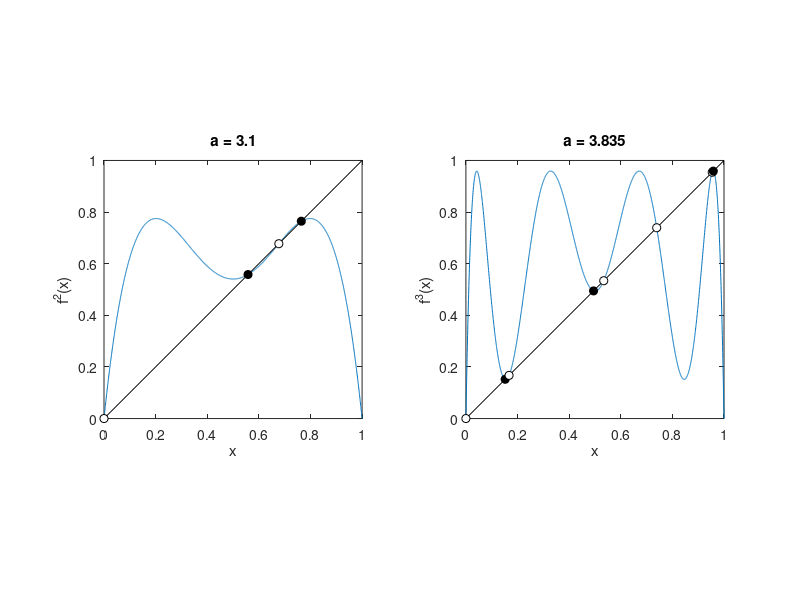

Source code (MATLAB):
% Abb. 1.30: Iterierte f^2 und f^3 des logistischen Modells (Buch, Abschnitt 1.4, Gl. 1.38)
% links: f^2 mit a = 3.1 (stabiler 2-Zyklus);  rechts: f^3 mit a = 3.835 (stabiler 3-Zyklus)
% Fixpunkte von f^k: schwarz gefüllt = stabil (|(f^k)'| < 1), weiß = instabil
% (c) 2026 Philipp Kügler · Programm zum Buch „Dynamische Systeme in den Lebenswissenschaften“ · MIT-Lizenz (siehe LICENSE)
as = [3.1 3.835]; ks = [2 3];
x = linspace(0, 1, 2000);
for p = 1:2
    a = as(p); k = ks(p);
    f = @(y) a * y .* (1 - y);
    if k == 2
        fk = @(y) f(f(y));               % f^2
    else
        fk = @(y) f(f(f(y)));            % f^3
    end
    subplot(1, 2, p);
    plot(x, fk(x), 'Color', [0 0.447 0.741]); hold on
    plot([0 1], [0 1], 'k-');
    % Fixpunkte: Vorzeichenwechsel von f^k(x) - x suchen, dann mit fzero genau bestimmen
    xg = linspace(0, 1, 20001); g = fk(xg) - xg;
    idx = find(sign(g(1:end-1)) ~= sign(g(2:end)));
    pts = 0;
    for i = idx
        pts(end + 1) = fzero(@(z) fk(z) - z, [xg(i) xg(i + 1)]);
    end
    pts = unique(round(pts * 1e10) / 1e10);
    for q = pts
        e = 1e-7; ableitung = (fk(q + e) - fk(q - e)) / (2 * e);
        if abs(ableitung) < 1
            plot(q, q, 'ko', 'MarkerFaceColor', 'k'); art = 'stabil';
        else
            plot(q, q, 'ko', 'MarkerFaceColor', 'w'); art = 'instabil';
        end
        fprintf('a = %g, f^%d:  x = %.4f  %s  (Ableitung %.3f)\n', a, k, q, art, ableitung);
    end
    hold off; axis equal; axis([0 1 0 1]);
    xlabel('x'); ylabel(sprintf('f^%d(x)', k)); title(sprintf('a = %g', a));
end
